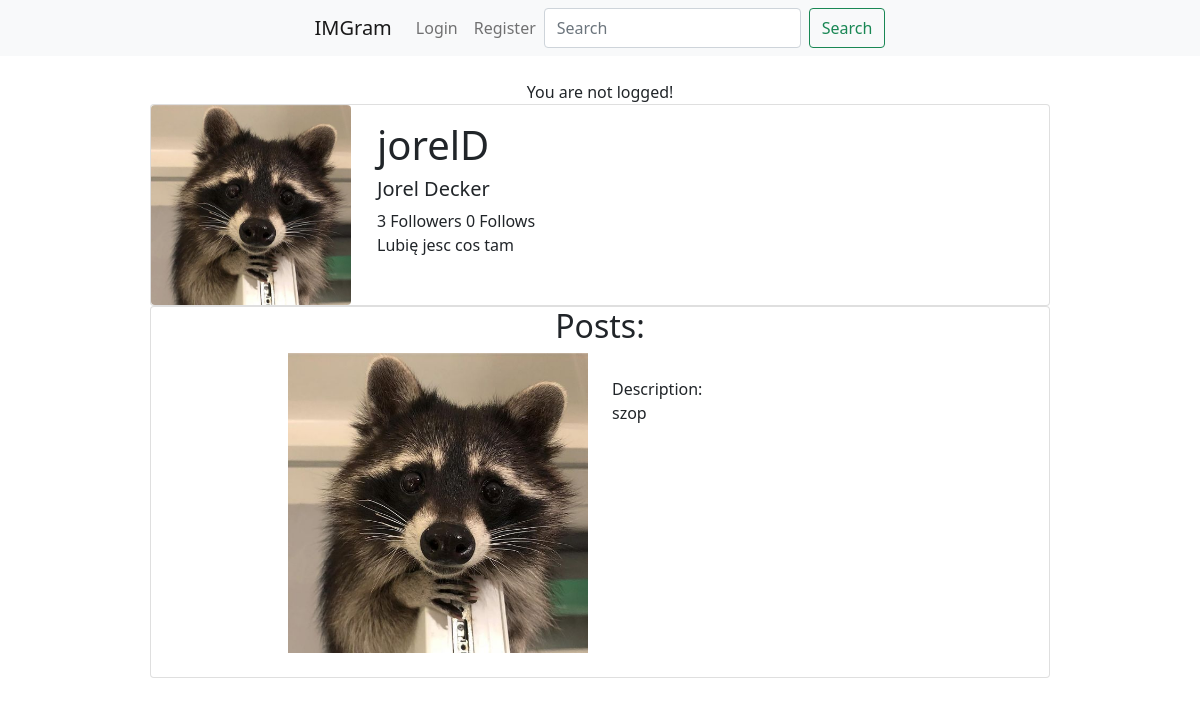
/profile/5, run on the app's committed database.
### testgram/models.py (models this page shows, shortened)
class Profile(models.Model):
    user = models.OneToOneField(User, null=True, on_delete=models.CASCADE)
    avatar = models.ImageField(null=True, blank=True, upload_to="images/avatars/")
    biography = models.TextField()
    followers = models.ManyToManyField(User, related_name='profile_followers')
    follows = models.ManyToManyField(User, related_name='profile_follows')
    def followers_count(self):
        return self.followers.count()
    def follows_count(self):
        return self.follows.count()

class Post(models.Model):
    author = models.ForeignKey(User, on_delete=models.CASCADE)
    image_post = models.ImageField(null=False, blank=False, upload_to="images/")
    description = models.TextField()
    publication_date = models.DateField(auto_now_add=True)
    like = models.ManyToManyField(User, related_name='post_likes')

### testgram/views.py (the view)
# urls.py: path('profile/<int:pk>', Profile_View.as_view(), name="profile_details"),
class Profile_View(DetailView):
    model = Profile
    template_name = 'profile_user.html'
    def get_context_data(self, *args, **kwargs):
        users = Profile.objects.all()
        context = super(Profile_View, self).get_context_data(*args, **kwargs)
        user_page = get_object_or_404(Profile, id=self.kwargs['pk'])
        followers_count = user_page.followers_count
        follows_count = user_page.follows_count
        user = self.get_object().user_id
        followed = False
        if user_page.followers.filter(id=self.request.user.id).exists():
            followed = True
        context['user_page'] = user_page
        context['posts'] = Post.objects.filter(author_id=user)
        context['followers_count'] = followers_count
        context['follows_count'] = follows_count
        context['followed'] = followed
        return context

### templates/profile_user.html (shortened to what this page needs)
{% extends 'base.html' %}
{% load static %}
{% block content %}
<center>
    <div>
        {% if user.id == user_page.user.id %}
        {% else %}
            <form action="{% url 'profile_followers' profile.pk %}" method="post">
            {% if user.is_authenticated %}
                {% if followed %}
                    <button class="btn btn-danger" type="submit" name="profile_id" value="{{ profile.id }}">
                        Unfollow it!
                    </button>
                {% else %}
                    <button class="btn btn-warning" type="submit" name="profile_id" value="{{ profile.id }}">
                        Follow it!
                    </button>
                {% endif %}
            {% else %}
                You are not logged!
            {% endif %}
            </form>
        {% endif %}
    </div>
    <div class="card" style="max-width: 900px;">
      <div class="row" align="left">
        <div class="col" style="max-width:210px;">
            {% if user_page.avatar %}
                <img src="{{ user_page.avatar.url }}" width=200 height=200 class="rounded">
            {% else %}
                <img src="{% static 'testgram/images/default.jpg' %}" width=200 height=200 class="rounded">
            {% endif %}
        </div>
        <div class="col">
          <div class="card-body">
              <h1 class="card-title">{{ user_page.user.username }}
                </h1>
              <h5>{{ user_page.user.first_name }} {{ user_page.user.last_name }}</h5>
              {{ followers_count }} Followers       {{ follows_count }} Follows
              <p class="card-text">{{ user_page.biography }}</p>
          </div>
        </div>
      </div>
    </div>
    <div class="card" style="max-width: 900px;" >
        <h2>Posts:</h2>
        {% for post in posts %}
            <div class="container">
                <div class="row">
                    <div class="col" align="right">
                        <a href="{% url 'post_details' post.pk %}"><img src="{{ post.image_post.url }}" width=300px height=300px></a>
                    </div>
                    <div class="col" align="left">
                        <br>
                        Description:
                        <br>
                        {{ post.description }}
                        <br>
                    </div>
                </div>
            </div>
            <br/>
        {% empty %}
            No posts here
        {% endfor %}
    </div>
</center>
{% endblock %}

### data on the page
Profile: avatar (picture), user.username "jorelD", user.first_name "Jorel", user.last_name "Decker", id "3", id "0", biography "Lubię jesc cos tam"
Post: image_post (picture), description "szop"
